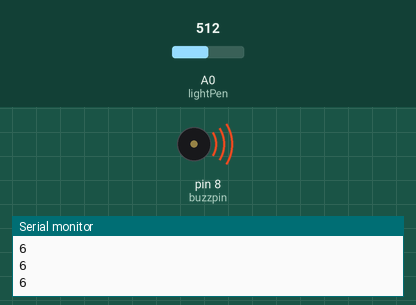
This sketch was run on a simulated Arduino Uno, built with avr-gcc and run on an emulated ATmega328P. Parts: buzzer (waves = sounding), the last lines printed to the serial monitor. The test bench sets the inputs (shaded band); at power-on: A0 (lightPen) = 512.

Above: at 1.2 s.
1.3 s: A0 (lightPen) set to 83
At 2.3 s:
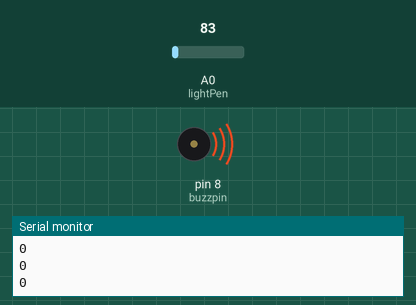
2.8 s: A0 (lightPen) set to 71
At 3.8 s:
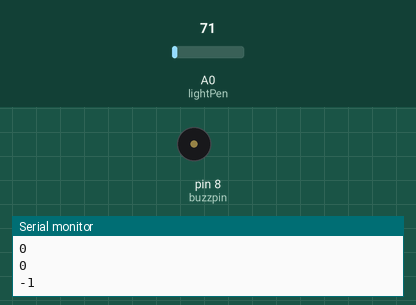
Timing chart, 0 to 5.8 s (numbered marks = the images above; inputs shaded):
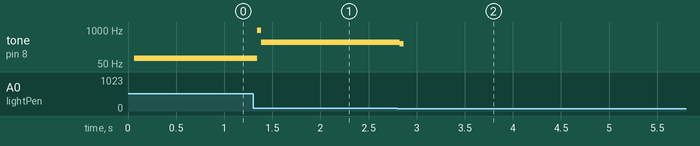

Measured:
- the behaviour switches between 78 and 77 on A0 (lightPen) (found by bisection; images 1 and 2)
- after the input at 1.3 s, tone on pin 8 (buzzpin): 82 Hz → 977 Hz at once, → 334 Hz 0.04 s later
- after the input at 2.8 s, tone on pin 8 (buzzpin): 334 Hz → 304 Hz at once, → silent 0.04 s later

The sketch:

PHOTORESIST.ino
```cpp
int lightPen=A0;
int buzzpin=8;
int redpin=5;
int lightVal;
int delayT;
void setup() {
  //pinMode(redpin,OUTPUT);
  pinMode(buzzpin,OUTPUT);
  pinMode(lightPen,INPUT);
  Serial.begin(9600);// put your setup code here, to run once:
}

void loop() {
  lightVal=analogRead(lightPen);
  //Serial.println(lightVal);
  delayT=(9.0/550.0)*lightVal-(9.0*200./550.)+1.;
  Serial.println(delayT);
  digitalWrite(buzzpin,HIGH);
  delay(delayT);
  digitalWrite(buzzpin,LOW);
  delay(delayT);

  //if(lightVal<=60)
  //{
    //digitalWrite(bluepin,HIGH);
    //digitalWrite(redpin,LOW);
  //}
  //if(lightVal>60)
  //{
    //digitalWrite(redpin,HIGH);
    //digitalWrite(bluepin,LOW);
  //}// put your main code here, to run repeatedly:
}
```
